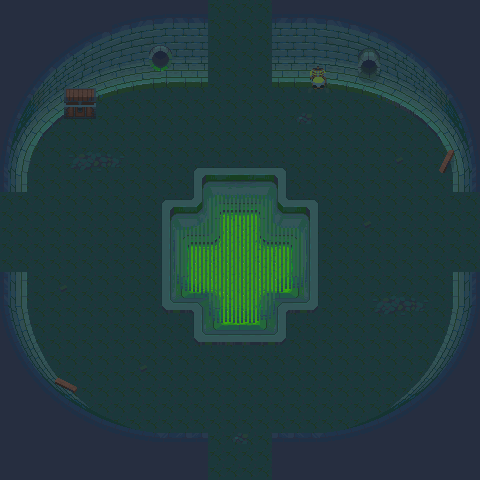

Rendered tile map (Tiled .tmx) drawn with the repository's tilesets; below, a short description and the map source with its tile grids summarised:
An orthogonal 30x30 tile map with 16x16 px tiles, 5 tile layers (floor, wall, object, water, ...), 5 tilesets and 9 objects.

<map version="1.10" tiledversion="1.10.1" orientation="orthogonal" renderorder="right-down" width="30" height="30" tilewidth="16" tileheight="16" infinite="0" nextlayerid="21" nextobjectid="20">
 <tileset firstgid="1" name="Dungeon_Tileset" tilewidth="16" tileheight="16" tilecount="100" columns="10">
  <image source="../Dungeon_Tileset.png" width="160" height="160" />
 </tileset>
 <tileset firstgid="101" name="flag" tilewidth="16" tileheight="16" tilecount="4" columns="1">
  <image source="../flag.png" width="16" height="64" />
  <tile id="0">
   <animation>
    <frame tileid="0" duration="100" />
    <frame tileid="1" duration="100" />
    <frame tileid="2" duration="100" />
    <frame tileid="3" duration="100" />
   </animation>
  </tile>
 </tileset>
 <tileset firstgid="105" name="Tileset-Terrain2" tilewidth="16" tileheight="16" tilecount="11440" columns="130">
  <image source="../Tileset-Terrain2.png" width="2080" height="1408" />
 </tileset>
 <tileset firstgid="11545" name="Tileset-Terrain" tilewidth="16" tileheight="16" tilecount="16900" columns="130">
  <image source="../Tileset-Terrain.png" width="2080" height="2080" />
 </tileset>
 <tileset firstgid="28445" name="atlas-props" tilewidth="16" tileheight="16" tilecount="12508" columns="118">
  <image source="../atlas-props.png" width="1899" height="1696" />
  <tile id="4030">
   <objectgroup draworder="index" id="2">
    <object id="1" x="2" y="15.9091">
     <polygon points="0,0 0,-4.81818 4,-4.90909 4,-11 5,-11.8182 12,-11.9091 12.8182,-10.8182 13,-4.90909 14,-5 14.1818,-0.0909091" />
    </object>
   </objectgroup>
  </tile>
  <tile id="4031">
   <objectgroup draworder="index" id="2">
    <object id="1" x="16" y="1.09091">
     <polygon points="0,0 -3.90909,-0.0909091 -7,0.909091 -9.09091,2 -10.9091,2.81818 -13,4.90909 -15.9091,7.90909 -15.9091,14.9091 0.0909091,15" />
    </object>
   </objectgroup>
  </tile>
  <tile id="4032">
   <objectgroup draworder="index" id="2">
    <object id="1" x="0" y="0.909091">
     <polygon points="0,0 4.90909,0 7.81818,1.09091 9.81818,2.09091 12,3.18182 13.0909,4.54545 14,5.18182 16,7.54545 16,14.9091 0,15" />
    </object>
   </objectgroup>
  </tile>
  <tile id="4033">
   <objectgroup draworder="index" id="2">
    <object id="1" x="0" y="8.81818">
     <polygon points="0,0 2.81818,4.54545 2.90909,7 0,7" />
    </object>
    <object id="2" x="7.09091" y="11.0909">
     <polygon points="0,0 7.63636,0.0909091 7.72727,4.81818 0,4.90909" />
    </object>
   </objectgroup>
  </tile>
  <tile id="4272">
   <objectgroup draworder="index" id="2">
    <object id="4" x="0" y="3.09091">
     <polygon points="0,0 3.81818,-0.0909091 13.8182,10 13.8182,12.8182 -0.0909091,12.8182" />
    </object>
   </objectgroup>
  </tile>
  <tile id="4506">
   <objectgroup draworder="index" id="2">
    <object id="1" x="6.63636" y="-0.181818">
     <polygon points="0,0 0.272727,2.09091 9.18182,2.09091 9.27273,0.0909091" />
    </object>
   </objectgroup>
  </tile>
  <tile id="4507">
   <objectgroup draworder="index" id="3">
    <object id="2" x="0.0909091" y="0.0909091">
     <polygon points="0,0 15.8182,0 15.8182,1.81818 0.0909091,1.81818" />
    </object>
   </objectgroup>
  </tile>
  <tile id="4508">
   <objectgroup draworder="index" id="2">
    <object id="1" x="-0.181818" y="1.81818">
     <polygon points="0,0 14.0909,0.0909091 14.0909,-1.72727 0.181818,-1.81818" />
    </object>
   </objectgroup>
  </tile>
 </tileset>
 <layer id="15" name="floor" width="30" height="30">
  <data>[900 cells, 900 non-empty, 1 distinct tile ids]</data>
 </layer>
 <layer id="13" name="wall" width="30" height="30">
  <data>[900 cells, 621 non-empty, 441 distinct tile ids]</data>
 </layer>
 <layer id="18" name="object" width="30" height="30">
  <data>[900 cells, 120 non-empty, 101 distinct tile ids]</data>
 </layer>
 <layer id="19" name="water" width="30" height="30">
  <data>[900 cells, 64 non-empty, 45 distinct tile ids]</data>
 </layer>
 <layer id="20" name="object2" width="30" height="30">
  <data>[900 cells, 166 non-empty, 142 distinct tile ids]</data>
 </layer>
</map>
